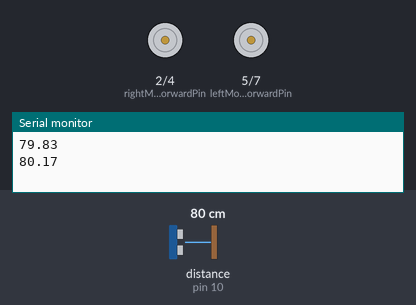
The sketch below on a simulated Arduino Uno, built with avr-gcc and run on an emulated ATmega328P. On the bench: motor-driver pin pairs drawn as motors (green arrow = first pin HIGH = forward, orange = second pin HIGH = backward, longer = more drive, scaled by the enable pin), the last lines printed to the serial monitor. Wiring (inferred from the names in the program): ultrasonic range finder: trigger pin 9; echo pin 10. The inputs (shaded band) are chosen by the test bench; at power-on: distance to the obstacle (sensor on pin 10) 80 cm. The echo pulse lasts 58.3 µs per cm; random numbers use the default seed unless the sketch sets one.

Above: at 10.9 s.
11.0 s: distance to the obstacle (sensor on pin 10) set to 196 cm
At 16.6 s:
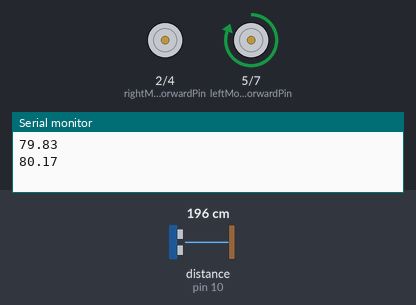
21.4 s: distance to the obstacle (sensor on pin 10) set to 203 cm
At 30.9 s:
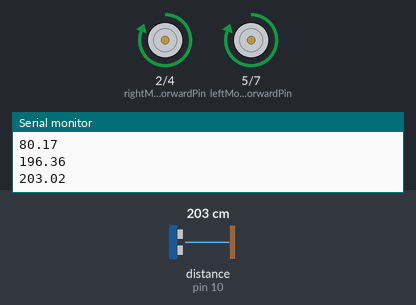
31.8 s: distance to the obstacle (sensor on pin 10) set to 2 cm
At 34.4 s:
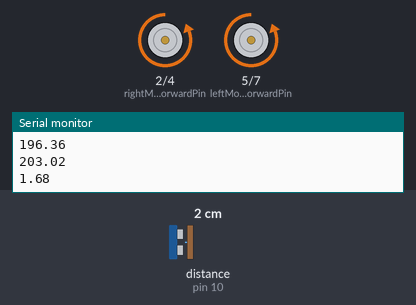
Timing chart, 0 to 47.9 s (numbered marks = the images above; inputs shaded):
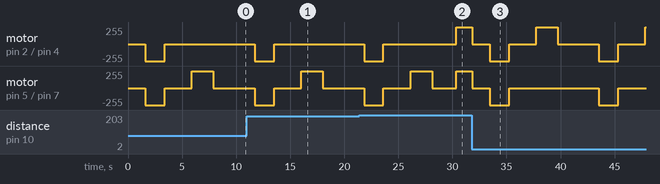

Measured:
- the behaviour switches between 199 and 200 cm on distance to the obstacle (sensor on pin 10) (found by bisection; images 1 and 2)

The sketch:

code.ino
```cpp
float distance;

// left motor
int leftMotorSpeedPin = 6;
int leftMotorForwardPin = 5;
int leftMotorBackwardPin = 7;

// right motor
int rightMotorSpeedPin = 3;
int rightMotorForwardPin = 2;
int rightMotorBackwardPin = 4;

//hcsro4
int trigPin = 9;    // Trigger
int echoPin = 10;    //echo
long duration;


void setup() {
    pinMode(leftMotorSpeedPin, OUTPUT);
    pinMode(leftMotorForwardPin, OUTPUT);
    pinMode(leftMotorBackwardPin, OUTPUT);
    pinMode(rightMotorSpeedPin, OUTPUT);
    pinMode(rightMotorForwardPin, OUTPUT);
    pinMode(rightMotorBackwardPin, OUTPUT);

    Serial.begin(9600);

  pinMode(trigPin, OUTPUT);
  pinMode(echoPin, INPUT);
  digitalWrite(leftMotorSpeedPin, HIGH);
  digitalWrite(rightMotorSpeedPin, HIGH);

}

void loop() {

  digitalWrite(trigPin, LOW);
  delayMicroseconds(5);
  digitalWrite(trigPin, HIGH);
  delayMicroseconds(10);
  digitalWrite(trigPin, LOW);

  pinMode(echoPin, INPUT);
  duration = pulseIn(echoPin, HIGH);

  distance = (duration/2) / 29.1;
  Serial.println(distance);

  if (distance > -1 && distance < 200) {
    stop();
    delay(100);
    goBackward();
    delay(300);
    stop();
    delay(1000);

    if(random(0, 2) == 0) {
      goLeft();
    } else {
      goRight();
    }

    delay(500);
    stop();
    delay(700);
  } else {
    goForward();
  }


}

void goForward() {
  digitalWrite(leftMotorForwardPin, HIGH);
  digitalWrite(leftMotorBackwardPin, LOW);
  digitalWrite(rightMotorForwardPin, HIGH);
  digitalWrite(rightMotorBackwardPin, LOW);
  digitalWrite(leftMotorSpeedPin, 100);
  digitalWrite(rightMotorSpeedPin, 100);
  delay(1500);
}

void goBackward() {
  digitalWrite(leftMotorForwardPin, LOW);
  digitalWrite(leftMotorBackwardPin, HIGH);
  digitalWrite(rightMotorForwardPin, LOW);
  digitalWrite(rightMotorBackwardPin, HIGH);
  digitalWrite(leftMotorSpeedPin, 100);
  digitalWrite(rightMotorSpeedPin, 100);
  delay(1500);
}

void stop() {
  digitalWrite(leftMotorForwardPin, LOW);
  digitalWrite(leftMotorBackwardPin, LOW);
  digitalWrite(rightMotorForwardPin, LOW);
  digitalWrite(rightMotorBackwardPin, LOW);
  digitalWrite(leftMotorSpeedPin, 100);
  digitalWrite(rightMotorSpeedPin, 100);
  delay(1500);
}

void goRight() {
  digitalWrite(leftMotorForwardPin, HIGH);
  digitalWrite(leftMotorBackwardPin, LOW);
  digitalWrite(rightMotorForwardPin, LOW);
  digitalWrite(rightMotorBackwardPin, LOW);
  digitalWrite(leftMotorSpeedPin, 100);
  digitalWrite(rightMotorSpeedPin, 100);
  delay(1500);
}

void goLeft() {
  digitalWrite(leftMotorForwardPin, LOW);
  digitalWrite(leftMotorBackwardPin, LOW);
  digitalWrite(rightMotorForwardPin, HIGH);
  digitalWrite(rightMotorBackwardPin, LOW);
  digitalWrite(leftMotorSpeedPin, 100);
  digitalWrite(rightMotorSpeedPin, 100);
  delay(1500);
}
```
